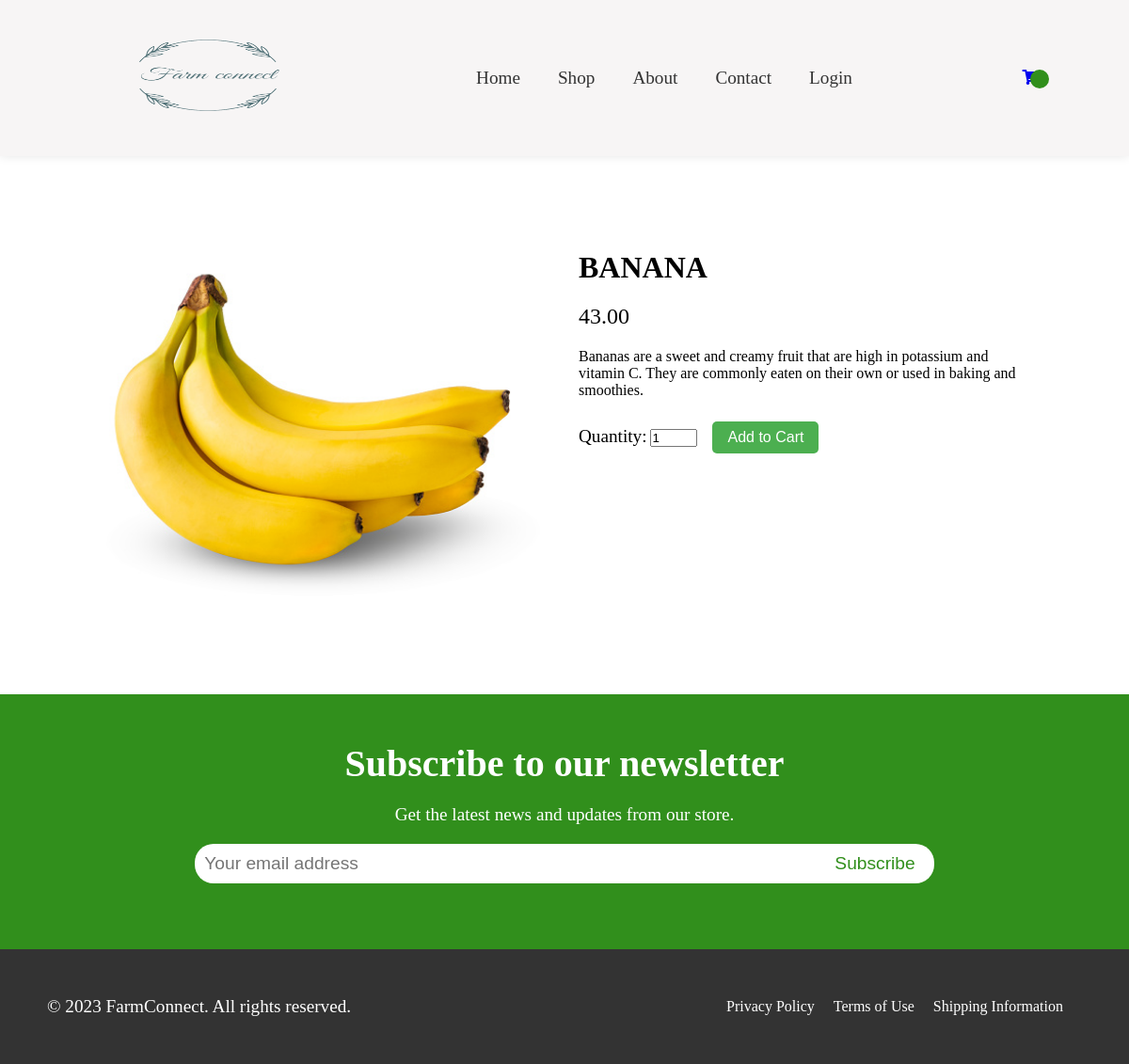
The page /product/18/ on the database its author committed.
### ecommerce/models.py (models this page shows, shortened)
class Product(models.Model):
    user = models.ForeignKey(User,on_delete=models.SET_NULL,null=True)
    name = models.CharField(max_length=200,null=True,blank=True)
    image = models.ImageField(null=True,blank=True)
    brand = models.CharField(max_length=200,null=True,blank=True)
    category = models.CharField(max_length=200,null=True,blank=True)
    description = models.TextField(null=True,blank=True)
    rating = models.DecimalField(max_digits=7,decimal_places=2,null=True,blank=True)
    numReviews = models.IntegerField(null=True,blank=True,default=0)
    price = models.DecimalField(max_digits=7,decimal_places=2,null=True,blank=True)
    countInStock = models.IntegerField(null=True,blank=True,default=0)
    createdAt = models.DateTimeField(auto_now_add=True)
    _id = models.AutoField(primary_key=True,editable=False)

### ecommerce/views.py (the view)
# urls.py: path("product/<int:pk>/",product_description_page,name="product"),
def product_description_page(request,pk):
    product = Product.objects.get(pk=pk)
    context = {
        "product":product
    }
    return render(request,'home/description.html',context)

### templates/home/description.html (shortened to what this page needs)
{% extends 'base.html' %}
{% load static%}
{% block additional_css %}
<link rel="stylesheet" href="{% static 'css/style.css' %}">
<link rel="stylesheet" href="{% static 'css/description.css' %}">
{% endblock additional_css %}
{% block content %}
<div class="product-container">
    <div class="product">
      <img src="{{product.image.url}}" alt="Product 1">
      <div class="product-details">
        <h1>{{product.name}}</h1>
        <p class="price">{{product.price}}</p>
        <p class="description">{{product.description}}</p>
        <label for="quantity">Quantity:</label>
        <input type="number" id="quantity" name="quantity" value="1">
        <button class="btn add-to-cart update-cart" data-product="{{ obj.pk }}" data-action="add" data-id="{{ obj.pk }}">Add to Cart</button>
      </div>
    </div>
  </div>
{% endblock %}

### static/css/style.css (style rules this page uses)
* { margin: 0; padding: 0; box-sizing: border-box; }
.btn { display: inline-block; color: #fff; padding: 10px 20px; border-radius: 20px; text-decoration: none; transition: all 0.3s; background-color: #4CAF50; border: none; text-align: center; font-size: 16px; margin: 4px 2px; cursor: pointer; }

### static/css/description.css (style rules this page uses)
.product-container { margin: 100px; max-width: 1200px; }
.product { display: flex; margin-top: 50px; }
.product img { width: 50%; height: auto; margin-right: 30px; border-radius: 5px; }
.product-details { width: 50%; }
.product-details h1 { font-size: 2em; margin-bottom: 20px; }
.product-details p.price { font-size: 1.5em; margin-bottom: 20px; }
.product-details p.description { margin-bottom: 20px; }
.product-details label { font-size: 1.2em; }
.product-details input[type="number"] { width: 50px; margin-right: 10px; }
.add-to-cart { background-color: #4CAF50; color: white; padding: 8px 16px; border: none; border-radius: 5px; cursor: pointer; transition: background-color 0.3s ease; }

### rows shown on the page
Product: image (picture), name "BANANA", price "43.00", description "Bananas are a sweet and creamy fruit that are high in potassium and vitamin C. They are commonly eaten on their own or used in baking and smoothies."
